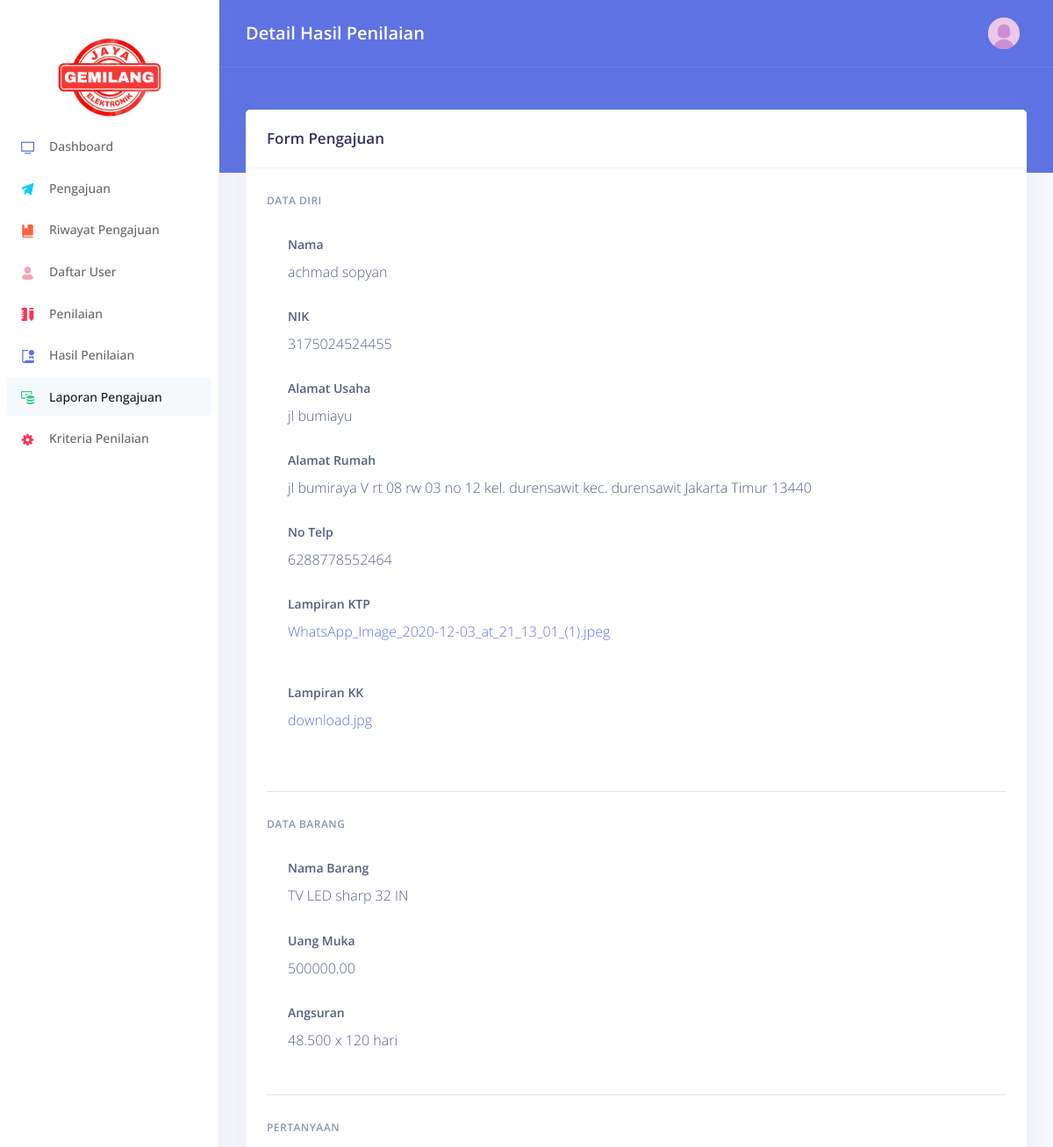
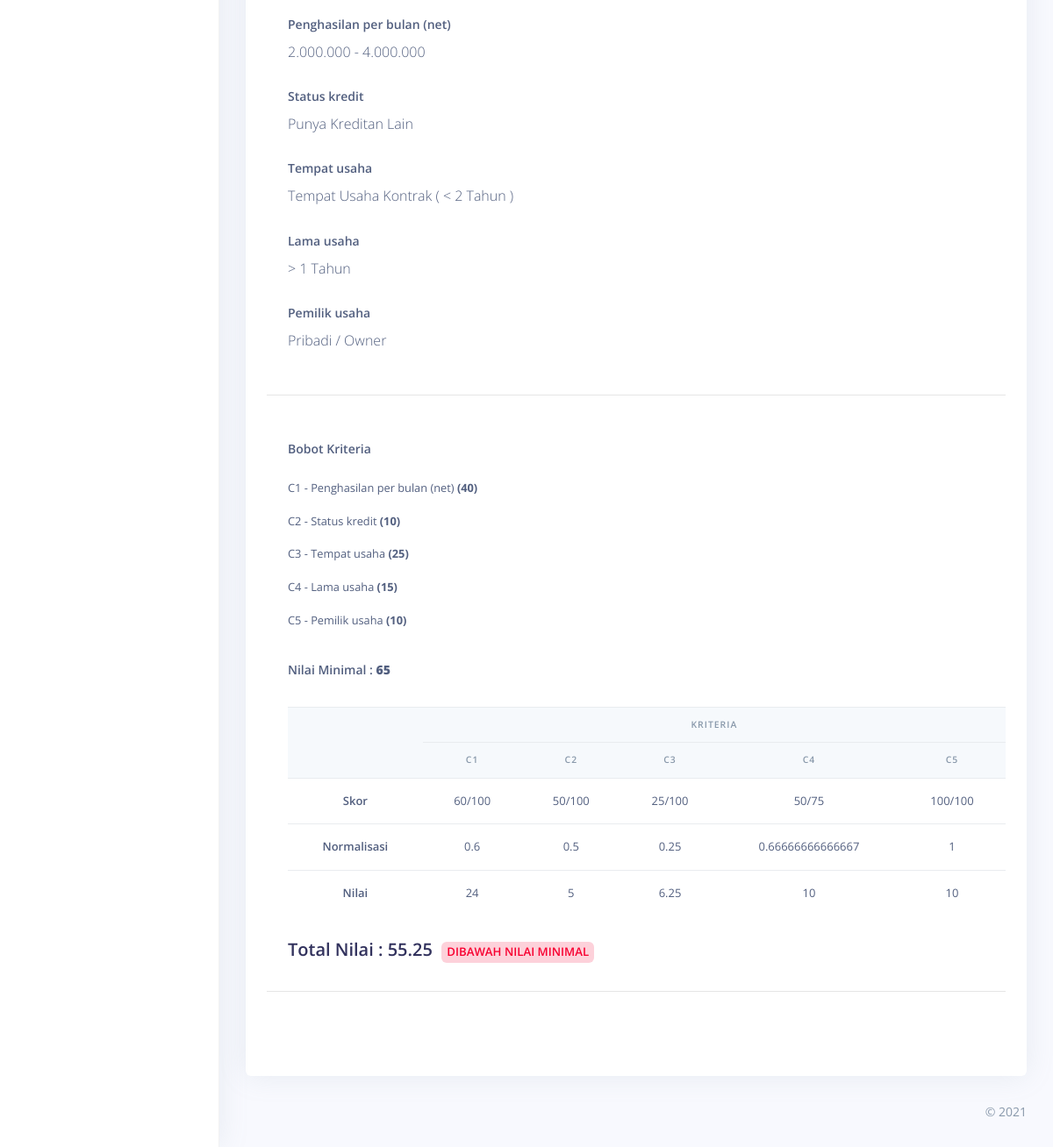
Screenshot of /submissionreport/detail/10 with the database file from the repository (2 pictures, top to bottom).
### tables this page shows
CREATE TABLE `submission` (
  `id` int(11) NOT NULL,
  `sub_number` varchar(15) DEFAULT NULL,
  `user_id` int(11) DEFAULT NULL,
  `name` varchar(255) DEFAULT NULL,
  `nik` varchar(15) DEFAULT NULL,
  `store_addr` text DEFAULT NULL,
  `home_addr` text DEFAULT NULL,
  `phone` varchar(15) DEFAULT NULL,
  `item` int(11) DEFAULT NULL,
  `item_name` varchar(255) DEFAULT NULL,
  `installment` int(11) DEFAULT NULL,
  `installment_name` varchar(255) DEFAULT NULL,
  `dp` decimal(10,2) DEFAULT NULL,
  `ktp` varchar(255) DEFAULT NULL,
  `kk` varchar(255) DEFAULT NULL,
  `status` varchar(255) DEFAULT NULL,
  `score` int(3) DEFAULT NULL,
  `insert_date` datetime DEFAULT NULL,
  `review_date` datetime DEFAULT NULL
);

CREATE TABLE `items` (
  `id` int(11) NOT NULL,
  `kode_barang` varchar(10) NOT NULL,
  `name` varchar(255) DEFAULT NULL,
  `price` decimal(10,2) DEFAULT NULL,
  `dp` decimal(10,2) DEFAULT NULL,
  `pict` varchar(255) NOT NULL
);

CREATE TABLE `installment` (
  `id` int(11) NOT NULL,
  `items_id` int(11) NOT NULL,
  `period` varchar(255) DEFAULT NULL
);

CREATE TABLE `submission_quest` (
  `id` int(11) NOT NULL,
  `sid` int(11) DEFAULT NULL,
  `cid` int(11) DEFAULT NULL,
  `cidx` int(11) DEFAULT NULL,
  `cid_desc` varchar(255) DEFAULT NULL,
  `cidx_desc` varchar(255) DEFAULT NULL,
  `score` int(11) DEFAULT NULL,
  `max_score` int(11) DEFAULT NULL,
  `alias` varchar(5) DEFAULT NULL,
  `weight` int(11) DEFAULT NULL
);

CREATE TABLE `criteria` (
  `id` int(11) NOT NULL,
  `code` varchar(5) DEFAULT NULL,
  `desc` varchar(255) DEFAULT NULL,
  `updated_date` datetime DEFAULT NULL,
  `updated_by` varchar(255) DEFAULT NULL,
  `weight` int(11) DEFAULT NULL
);

### application/core/MY_Controller.php (called while the page is built, shortened)
<?php if (!defined('BASEPATH')) exit('No direct script access allowed');
class Core_Controller extends CI_Controller
{
  public function template($view = "", $title = "", $data = [])
  {
    $dta['content'] = $view;
    $dta['site_title'] = "Creditapp";
    $dta['site_subtitle'] = $title;
    $pass = array_merge($dta, $data);
    $this->load->view('template_v', $pass);
  }
}

### application/controllers/SubmissionReport.php (called while the page is built, shortened)
<?php
class SubmissionReport extends Core_Controller
{
  public function detail($id)
  {
    $data['criteria'] = $this->Criteria_m->getCriteria()->result_array();
    $data['criteria_index'] = $this->Criteria_m->getIndexCriteria()->result_array();
    $data['installment'] = $this->Item_m->getInstallmentItem()->result_array();
    $data['items'] = $this->Item_m->getItem()->result_array();
    $data['asm'] = $this->Assessment_m->getAssessment($id)->row_array();
    $data['quest'] = $this->Submission_m->getSubmissionCriteria("", $id)->result_array();
    $this->template("submission_detail_v", "Detail Hasil Penilaian", $data);
  }
}

### index.php (called while the page is built, shortened)
<?php
require_once BASEPATH.'core/CodeIgniter.php';

### application/models/Assessment_m.php (called while the page is built, shortened)
<?php if (!defined('BASEPATH')) exit('No direct script access allowed');
class Assessment_m extends CI_Model
{
  public function getAssessment($id = "")
  {
    if (!empty($id)) {
      $this->db->where(['id' => $id]);
    }
    $this->db->where(['score !=' => NULL]);
    return $this->db->get("submission");
  }
}

### application/models/Item_m.php (called while the page is built, shortened)
<?php if (!defined('BASEPATH')) exit('No direct script access allowed');
class Item_m extends CI_Model
{
  public function getItem($id = "")
  {
    return $this->db->get("items");
  }
  public function getInstallmentItem($id = "", $item = "")
  {
    return $this->db->get("installment");
  }
}

### application/models/Submission_m.php (called while the page is built, shortened)
<?php if (!defined('BASEPATH')) exit('No direct script access allowed');
class Submission_m extends CI_Model
{
  public function getSubmissionCriteria($id = "", $sid = "")
  {
    if (!empty($sid)) {
      $this->db->where(['sid' => $sid]);
    }
    return $this->db->get("submission_quest");
  }
}

### application/models/Criteria_m.php (called while the page is built, shortened)
<?php if (!defined('BASEPATH')) exit('No direct script access allowed');
class Criteria_m extends CI_Model
{
  public function getCriteria($id = "")
  {
    return $this->db->get("criteria");
  }
}

### application/views/submission_detail_v.php (the view, shortened to what this page needs)
<div class="row">
  <div class="col-xl-12 order-xl-1">
    <div class="card">
      <div class="card-header">
        <div class="row align-items-center">
          <div class="col-8">
            <h3 class="mb-0">Form Pengajuan</h3>
          </div>
        </div>
      </div>
      <div class="card-body">
        <h6 class="heading-small text-muted mb-4">Data Diri</h6>
        <div class="pl-lg-4">
          <div class="row">
            <div class="col-lg-9">
              <div class="form-group">
                <label class="form-control-label">Nama</label>
                <p><?= $asm['name'] ?></p>
              </div>
            </div>
          </div>
          <div class="row">
            <div class="col-lg-9">
              <div class="form-group">
                <label class="form-control-label">NIK</label>
                <p><?= $asm['nik'] ?></p>
              </div>
            </div>
          </div>
          <div class="row">
            <div class="col-lg-9">
              <div class="form-group">
                <label class="form-control-label">Alamat Usaha</label>
                <p><?= $asm['store_addr'] ?></p>
              </div>
            </div>
          </div>
          <div class="row">
            <div class="col-lg-9">
              <div class="form-group">
                <label class="form-control-label">Alamat Rumah</label>
                <p><?= $asm['home_addr'] ?></p>
              </div>
            </div>
          </div>
          <div class="row">
            <div class="col-lg-9">
              <div class="form-group">
                <label class="form-control-label">No Telp</label>
                <p><?= $asm['phone'] ?></p>
              </div>
            </div>
          </div>
          <div class="row">
            <div class="col-lg-9">
              <div class="form-group">
                <label class="form-control-label">Lampiran KTP</label>
                <div class="custom-file">
                  <p><a href="<?= site_url('submissionhist/dop/submission/' . $asm['user_id'] . '/' . $asm['ktp']) ?>" target="_blank"><?= $asm['ktp'] ?> </a></p>
                </div>
              </div>
            </div>
          </div>
          <div class="row">
            <div class="col-lg-9">
              <div class="form-group">
                <label class="form-control-label">Lampiran KK</label>
                <div class="custom-file">
                  <p><a href="<?= site_url('submissionhist/dop/submission/' . $asm['user_id'] . '/' . $asm['kk']) ?>" target="_blank"><?= $asm['kk'] ?> </a></p>
                </div>
              </div>
            </div>
          </div>
        </div>
        <hr class="my-4">
        <h6 class="heading-small text-muted mb-4">Data Barang</h6>
        <div class="pl-lg-4">
          <div class="row">
            <div class="col-lg-9">
              <div class="form-group">
                <label class="form-control-label">Nama Barang</label>
                <?php foreach ((array)$items as $k => $v) { ?>
                  <?= $v['id'] == $asm['item'] ? "<p>" . $v['name'] . "</p>" : "" ?>
                <?php } ?>
              </div>
            </div>
          </div>
          <div class="row">
            <div class="col-md-9">
              <div class="form-group">
                <label class="form-control-label">Uang Muka</label>
                <p><?= $asm['dp'] ?></p>
              </div>
            </div>
          </div>
          <div class="row">
            <div class="col-lg-9">
              <div class="form-group">
                <label class="form-control-label">Angsuran</label>
                <?php foreach ((array)$installment as $k => $v) { ?>
                  <?= $v['id'] == $asm['installment'] ? "<p>" . $v['period'] . "</p>" : "" ?>
                <?php } ?>
              </div>
            </div>
          </div>
        </div>
        <hr class="my-4">
        <h6 class="heading-small text-muted mb-4">Pertanyaan</h6>
        <div class="pl-lg-4">
          <?php foreach ((array)$quest as $ky => $val) {  ?>
            <div class="row">
              <div class="col-md-9">
                <div class="form-group">
                  <label class="form-control-label"><?= $val['cid_desc'] ?></label>
                  <p><?= $val['cidx_desc'] ?></p>
                </div>
              </div>
            </div>
          <?php } ?>
        </div>
        <hr class="my-4">
        <div class="pl-lg-4">
          <br>
          <div class="row">
            <div class="col-md-12">
              <label class="form-control-label">Bobot Kriteria</label>
              <p>
                <?php foreach ((array)$criteria as $key => $value) { ?>
              <p class="small"><?= $value['code'] . " - " . $value['desc'] . " <b>(" . $value['weight'] . ")</b>" ?></p>
            <?php } ?>
            </div>
          </div>
          <div class="row">
            <div class="col-md-12">
              <label class="form-control-label">Nilai Minimal : <b>65</b></label>
            </div>
          </div>
          <br>
          <div class="row">
            <div class="col-md-12">
              <div class="table-responsive">
                <table class="table align-items-center table-flush">
                  <thead class="thead-light">
                    <tr align="center">
                      <th scope="col" rowspan="2"></th>
                      <th scope="col" colspan="<?= count($criteria) ?>">Kriteria</th>
                    </tr>
                    <tr align="center">
                      <?php foreach ((array)$criteria as $key => $value) { ?>
                        <th scope="col"><?= $value['code'] ?></th>
                      <?php } ?>
                    </tr>
                  </thead>
                  <tbody>
                    <tr align="center">
                      <th scope="col">Skor</th>
                      <?php foreach ($quest as $k => $v) { ?>
                        <td><?= $v['score'] . '/' . $v['max_score'] ?></td>
                      <?php } ?>
                    </tr>
                    <tr align="center">
                      <th scope="col">Normalisasi</th>
                      <?php foreach ($quest as $k => $v) { ?>
                        <td><?= $v['score'] / $v['max_score'] ?></td>
                      <?php } ?>
                    </tr>
                    <tr align="center">
                      <th scope="col">Nilai</th>
                      <?php
                      $score_tot = 0;
                      foreach ($quest as $k => $v) {
                        $score = ($v['score'] / $v['max_score']) * $v['weight']; ?>
                        <td><?= $score ?></td>
                      <?php $score_tot += $score;
                      }
                      $label = $score_tot < 65 ? "Dibawah" : "Diatas";
                      $class = $score_tot < 65 ? "danger" : "success";
                      ?>
                    </tr>
                  </tbody>
                </table>
              </div>
            </div>
          </div>
          <br>
          <div class="row">
            <div class="col-md-12">
              <h2>Total Nilai : <?= $score_tot ?>&nbsp;&nbsp;<span class="badge badge-<?= $class ?>"><?= $label . " Nilai Minimal" ?></span></h2>
            </div>
          </div>
        </div>
        <hr class="my-4">
        <div class="pl-lg-4">
          <div class="row">
            <div class="col-md-12">
            </div>
          </div>
        </div>
      </div>
    </div>
  </div>
</div>

### rows the page displays
submission: name "achmad sopyan", nik "3175024524455", store_addr "jl bumiayu", home_addr "jl bumiraya V rt 08 rw 03 no 12 kel. durensawit kec. durensawit Jakarta Timur 13440", phone "6288778552464", ktp "WhatsApp_Image_2020-12-03_at_21_13_01_(1).jpeg", kk "download.jpg", dp "500000.00"
items: name "TV LED sharp 32 IN"
installment: period "48.500 x 120 hari"
submission_quest: cid_desc "Penghasilan per bulan (net)", cidx_desc "2.000.000 - 4.000.000", score "60", max_score "100", $v['score'] / $v['max_score'] "0.6", score "24"
submission_quest: cid_desc "Status kredit", cidx_desc "Punya Kreditan Lain", score "50", max_score "100", $v['score'] / $v['max_score'] "0.5", score "5"
submission_quest: cid_desc "Tempat usaha", cidx_desc "Tempat Usaha Kontrak ( < 2 Tahun )", score "25", max_score "100", $v['score'] / $v['max_score'] "0.25", score "6.25"
submission_quest: cid_desc "Lama usaha", cidx_desc "> 1 Tahun", score "50", max_score "75", $v['score'] / $v['max_score'] "0.66666666666667", score "10"
submission_quest: cid_desc "Pemilik usaha", cidx_desc "Pribadi / Owner", score "100", max_score "100", $v['score'] / $v['max_score'] "1", weight "10"
criteria: code "C1", desc "Penghasilan per bulan (net)", weight "40"
criteria: code "C2", desc "Status kredit", weight "10"
criteria: code "C3", desc "Tempat usaha", weight "25"
criteria: code "C4", desc "Lama usaha", weight "15"
criteria: code "C5", desc "Pemilik usaha", weight "10"

### other values shown
$site_subtitle "Detail Hasil Penilaian"
$score_tot "55.25"
$label "DIBAWAH"
